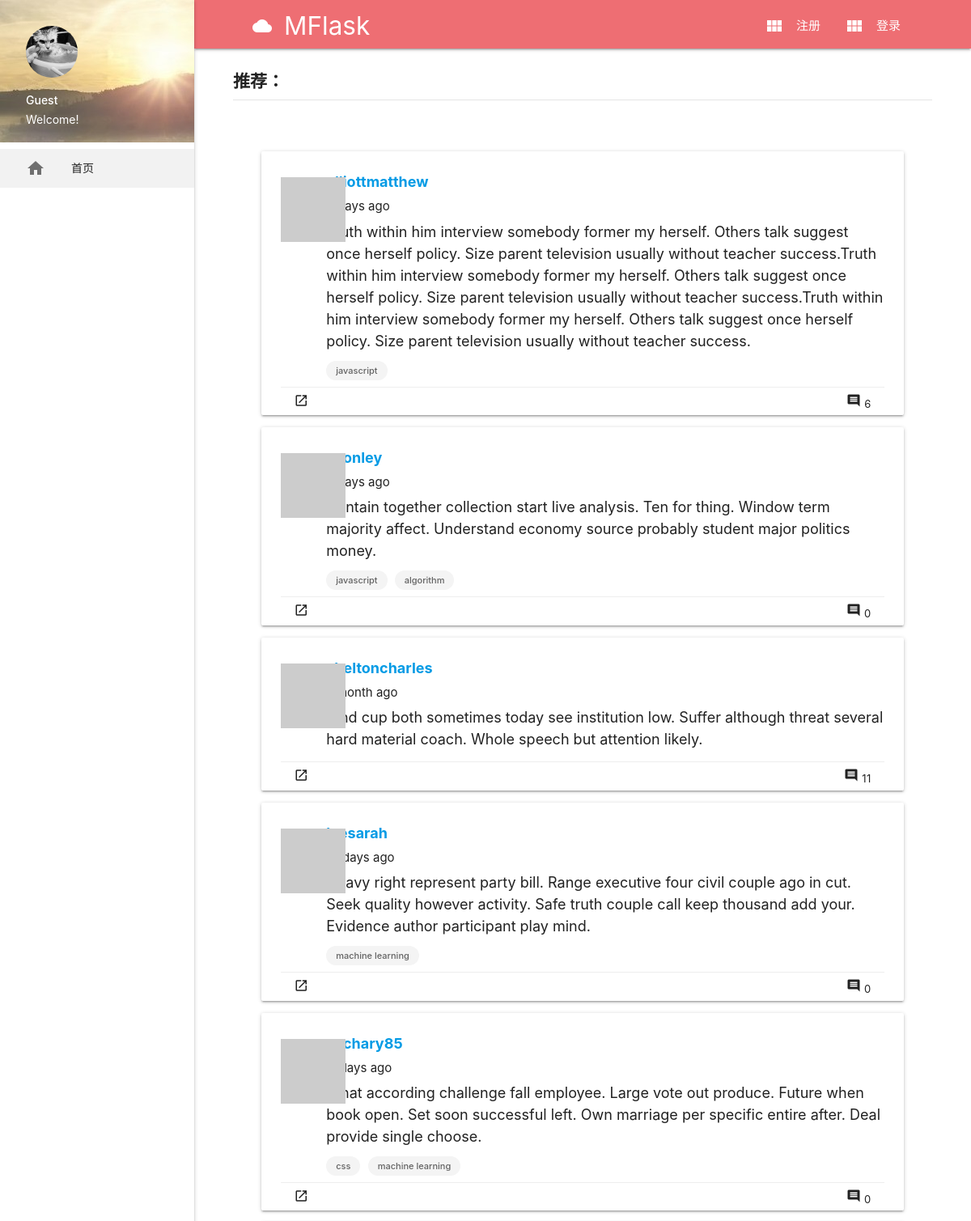
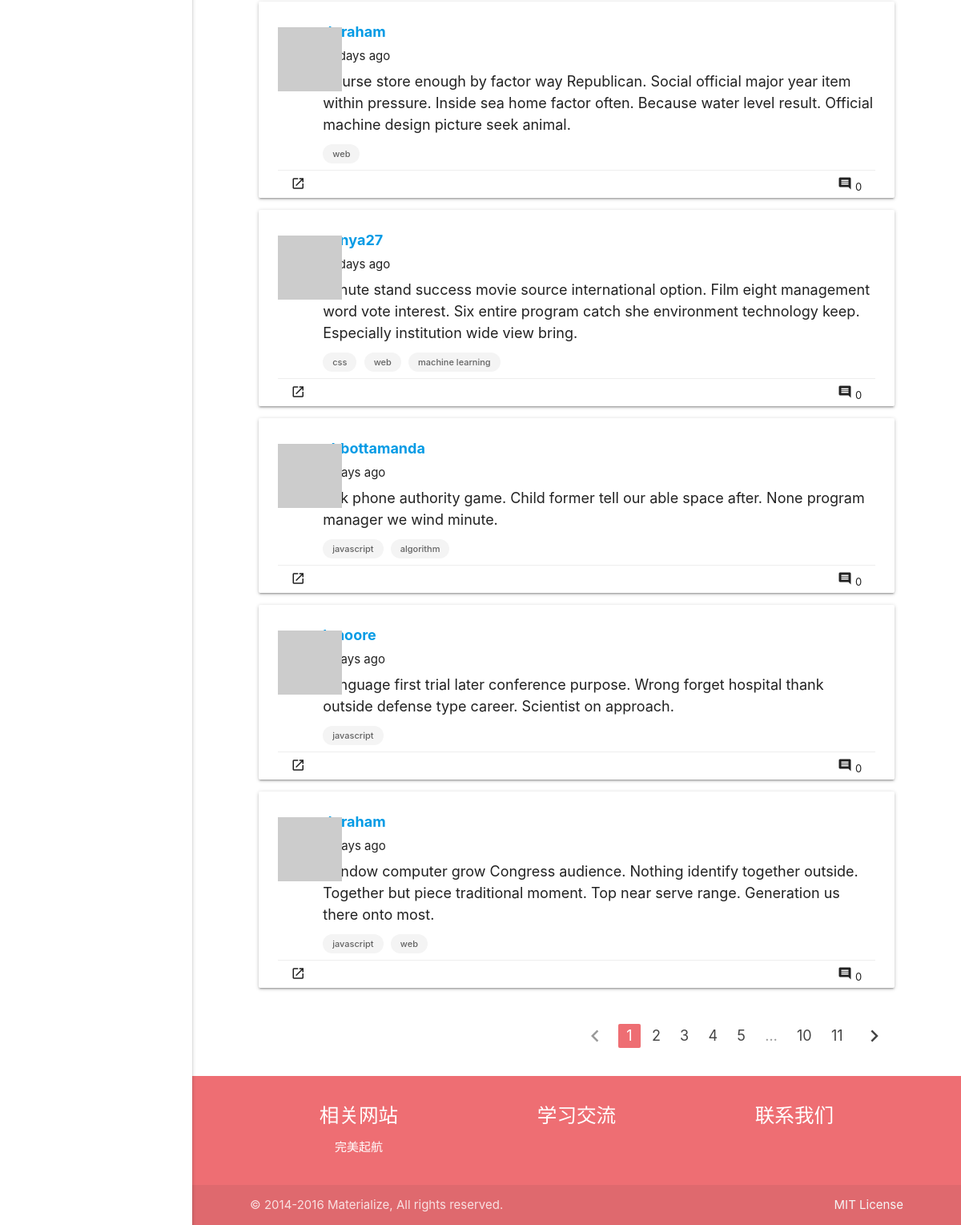
/recommended, run on the app's committed database (2 pictures, top to bottom).
### app/models.py (models this page shows, shortened)
class Post(db.Model):
    __tablename__ = 'posts'
    id = db.Column(db.Integer, primary_key=True)
    body = db.Column(db.Text)
    timestamp = db.Column(db.DateTime, index=True, default=datetime.utcnow)
    author_id = db.Column(db.Integer, db.ForeignKey('users.id'))
    rank = db.Column(db.Float, default=0, index=True)
    comments = db.relationship('Comment', backref='post', lazy='dynamic')
    tags = db.relationship('Tag',
                           secondary=posttags,
                           backref=db.backref('posts', lazy='dynamic'),
                           lazy='dynamic')
    def generate_rank(self):
        likers = len(self.likers.all())
        collectors = len(self.collectors.all())
        comments = len(self.comments.all())
        tag_rank = 0
        for tag in self.tags:
            tag.generate_rank()
            tag_rank += tag.rank/(len(self.tags.all()))
        rank = tag_rank * 0.3 + collectors * 0.3 + comments * 0.25 + likers * 0.15
        self.rank = rank
        db.session.add(self)
        db.session.commit()
    @staticmethod
    def ranks():
        for post in Post.query.all():
            post.generate_rank()

class User(UserMixin, db.Model):
    __tablename__ = 'users'
    id = db.Column(db.Integer, primary_key=True)
    email = db.Column(db.String(64), unique=True, index=True)
    username = db.Column(db.String(64), unique=True, index=True)
    role_id = db.Column(db.Integer, db.ForeignKey('roles.id'))
    password_hash = db.Column(db.String(128))
    confirmed = db.Column(db.Boolean, default=False)
    name = db.Column(db.String(64))
    location = db.Column(db.String(64))
    about_me = db.Column(db.Text())
    member_since = db.Column(db.DateTime(), default=datetime.utcnow)
    last_seen = db.Column(db.DateTime(), default=datetime.utcnow)
    avatar_hash = db.Column(db.String(32))
    posts = db.relationship('Post', backref='author', lazy='dynamic')
    followed = db.relationship('Follow',
                               foreign_keys=[Follow.follower_id],
                               backref=db.backref('follower', lazy='joined'),
                               lazy='dynamic',
                               cascade='all, delete-orphan')
    followers = db.relationship('Follow',
                                foreign_keys=[Follow.followed_id],
                                backref=db.backref('followed', lazy='joined'),
                                lazy='dynamic',
                                cascade='all, delete-orphan')
    comments = db.relationship('Comment', backref='author', lazy='dynamic')
    collections = db.relationship('Post',
                                  secondary=collect,
                                  backref=db.backref('collectors', lazy='dynamic'),
                                  lazy='dynamic')
    liked_posts = db.relationship('Post',
                                  secondary=like,
                                  backref=db.backref('likers', lazy='dynamic'),
                                  lazy='dynamic')
    @property
    def password(self):
        raise AttributeError('password is not a readable attribute')
    def gravatar(self, size=100, default='identicon', rating='g'):
        url = 'https://secure.gravatar.com/avatar'
        hash = self.avatar_hash or self.gravatar_hash()
        return '{url}/{hash}?s={size}&d={default}&r={rating}'.format(
            url=url, hash=hash, size=size, default=default, rating=rating)
    def collect(self, post):
        if not self.is_collecting(post):
            self.collections.append(post)
            db.session.add(self)
    def like(self, post):
        if not self.is_liking(post):
            self.liked_posts.append(post)
            db.session.add(self)

class Tag(db.Model):
    __tablename__ = 'tags'
    id = db.Column(db.Integer, primary_key=True)
    name = db.Column(db.String(64))
    rank = db.Column(db.Integer, default=0)
    def generate_rank(self):
        rank = len(self.posts.all())
        self.rank=rank
        db.session.add(self)
        db.session.commit()

### app/main/views.py (the view)
@main.route('/recommended')
def recommended():
    Post.ranks()
    page = request.args.get('page', 1, type=int)
    pagination = Post.query.order_by(Post.rank.desc()).paginate(
        page, per_page=current_app.config['FLASKY_POSTS_PER_PAGE'], error_out=False)
    posts = pagination.items
    return render_template('recommended.html', posts=posts, pagination=pagination, endpoint='.recommended')

### app/auth/views.py (called while the page is built)
@auth.before_app_request
def before_request():
    if current_user.is_authenticated:
        current_user.ping()
        if not current_user.confirmed \
                and request.endpoint \
                and request.blueprint != 'auth'\
                and request.endpoint != 'static':
            return redirect(url_for('auth.unconfirmed'))

### app/main/__init__.py (called while the page is built)
@main.app_context_processor
def inject_permissions():
    return dict(Permission=Permission)

### app/models.py (called while the page is built)
    def is_administrator(self):
        return False

### app/templates/recommended.html (shortened to what this page needs)
{% extends "base.html" %}
{% import "_macros.html" as macros %}
{% block content %}
<main>
    <div class="row page-header">
        <p>推荐：</p>
    </div>
    <div class="container">
        <div class="row">
            <ul class="col s12 m12 l12 posts">
                {% for post in posts %}
                {% include '_post.html' %}
                {% endfor %}
            </ul>
            {% if pagination %}
            <div class="col s12 m12 l12 pagination">
                {{ macros.pagination_widget(pagination, endpoint) }}
            </div>
            {% endif %}
        </div>
    </div>
</main>
{% endblock %}

### app/templates/_post.html (shortened to what this page needs)
<div class="card post-card">
    <div class="post-thumbnail">
        <a href="{{ url_for('.user', username=post.author.username) }}">
            <img class="profile-thumbnail" src="{{ post.author.gravatar(size=40) }}">
        </a>
    </div>
    <div class="post-content">
        <div class="post-author"><a href="{{ url_for('.user', username=post.author.username) }}">{{ post.author.username }}</a></div>
        <div class="post-date">{{ moment(post.timestamp).fromNow() }}</div>
        <div class="post-body">{{ post.body }}</div>
        {% for tag in post.tags %}
        <a href="{{ url_for('.tag', tagname=tag.name) }}" class="chip">{{ tag.name }}</a>
        {% endfor %}
    </div>
    <div class="post-footer">
        <ul class="">
            <a class="waves-effect waves-teal btn-small btn-flat" href="{{ url_for('.post', id=post.id) }}">
                <i class="material-icons">launch</i>
            </a>
            <a class="waves-effect waves-teal btn-small btn-flat right" href="{{ url_for('.post', id=post.id) }}#comments">
                <i class="material-icons" id="collect-btn">comment</i>
                <span class="comment-num">{{ post.comments.count() }}</span>
            </a>
        </ul>
    </div>
</div>

### app/static/css/styles.css (style rules this page uses)
header, main, footer { padding-left: 240px; }
.container { width: 85%; }
div.page-header { width: 90%; margin-top: 20px; padding-bottom: 20px; margin-bottom: 0; }
div.page-header p { border-bottom: 1px solid #e4e4e4; padding-bottom: 6px; font-size: 1.4em; font-weight: bold; }
body { display: flex; min-height: 100vh; flex-direction: column; }
main { flex: 1 0 auto; }
div.post-card { padding: 24px 24px 2px 24px; }
div.post-thumbnail { position: absolute; top:32px; }
div.post-content { padding-left: 56px; }
div.post-content div { padding-bottom: 6px; }
div.post-content .chip { height: 24px; line-height: 24px; margin-top: 5px; margin-bottom: 0; font-size: 11px; background-color: #f4f4f4; }
div.post-author { font-size: 1.2em; font-weight: bold; }
div.post-body { font-size: 1.2em; }
div.post-footer { border-top: 1px solid #eeeeee; margin-top: 8px; }
div.post-footer ul { margin-bottom: 0px; margin-top: 0px; }
div.post-footer .waves-effect { background-color: #fff; color: #212121 }

### data on the page
Post: author.username "elliottmatthew", timestamp "4 days ago", body "Truth within him interview somebody former my herself. Others talk suggest once herself policy. Size parent television usually without teacher success.Truth within him interview somebody former my herself. Others talk suggest once herself policy. Size parent television usually without teacher success.Truth within him interview somebody former my herself. Others talk suggest once herself policy. Size parent television usually without teacher success.", comments.count "6"
Tag: name "javascript"
Post: author.username "sconley", timestamp "4 days ago", body "Contain together collection start live analysis. Ten for thing. Window term majority affect. Understand economy source probably student major politics money.", comments.count "0"
Tag: name "algorithm"
Post: author.username "sheltoncharles", timestamp "a month ago", body "Kind cup both sometimes today see institution low. Suffer although threat several hard material coach. Whole speech but attention likely.", comments.count "11"
Post: author.username "leesarah", timestamp "10 days ago", body "Heavy right represent party bill. Range executive four civil couple ago in cut. Seek quality however activity. Safe truth couple call keep thousand add your. Evidence author participant play mind.", comments.count "0"
Tag: name "machine learning"
Post: author.username "zachary85", timestamp "11 days ago", body "What according challenge fall employee. Large vote out produce. Future when book open. Set soon successful left. Own marriage per specific entire after. Deal provide single choose.", comments.count "0"
Tag: name "css"
Post: author.username "dgraham", timestamp "12 days ago", body "Course store enough by factor way Republican. Social official major year item within pressure. Inside sea home factor often. Because water level result. Official machine design picture seek animal.", comments.count "0"
Tag: name "web"
Post: author.username "sonya27", timestamp "12 days ago", body "Minute stand success movie source international option. Film eight management word vote interest. Six entire program catch she environment technology keep. Especially institution wide view bring.", comments.count "0"
Post: author.username "abbottamanda", timestamp "6 days ago", body "Ask phone authority game. Child former tell our able space after. None program manager we wind minute.", comments.count "0"
Post: author.username "kmoore", timestamp "5 days ago", body "Language first trial later conference purpose. Wrong forget hospital thank outside defense type career. Scientist on approach.", comments.count "0"
Post: author.username "dgraham", timestamp "4 days ago", body "Window computer grow Congress audience. Nothing identify together outside. Together but piece traditional moment. Top near serve range. Generation us there onto most.", comments.count "0"

### other printed values
{{ p }} "1"
{{ p }} "2" "3" "4" "5" "10" "11"
